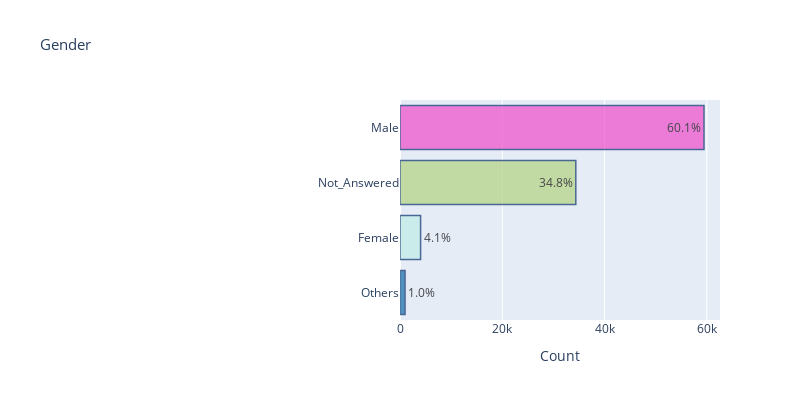

The notebook cell saved with this chart:
### Markdown cell above
#### Gender

### Code cell
bar_horizontal_plot(choice_type='multiple', question='Gender', width=800, height=400, left=400)

### Figure 1 — Plotly figure (JSON) as saved in the notebook; plotly's stock layout.template omitted (floating-point values rounded to 4 significant figures)
{"data": [{"marker": {"color": ["#0E6CAD", "#C0EEE7", "#B3D27F", "#EF4CCC", "#00410B", "#F0330A", "#5ADA8F", "#DE234B", "#026229", "#450FCD", "#CF3387", "#130279", "#012D91", "#6F1916", "#7FDFCC", "#7EBDE3", "#DDA14D", "#AB0799", "#190809", "#CB5D79", "#4C0437", "#B68640", "#F5ECD3", "#860230", "#6FD3BF", "#662ED2", "#BD22E7", "#EF8D85", "#A88E51", "#5E22AA"], "line": {"color": "rgb(8,48,107)", "width": 1.5}}, "opacity": 0.7, "orientation": "h", "text": ["1.0%", "4.1%", "34.8%", "60.1%"], "textfont": {"color": "rgb(0, 0, 0)", "size": 12}, "textposition": "auto", "type": "bar", "x": [986, 4025, 34386, 59458], "y": ["Others", "Female", "Not_Answered", "Male"]}], "layout": {"height": 400, "margin": {"l": 400}, "title": {"font": {"size": 15}, "text": "Gender"}, "width": 800, "xaxis": {"tickfont": {"size": 12}, "title": {"text": "Count"}}, "yaxis": {"tickfont": {"size": 12}}}}
